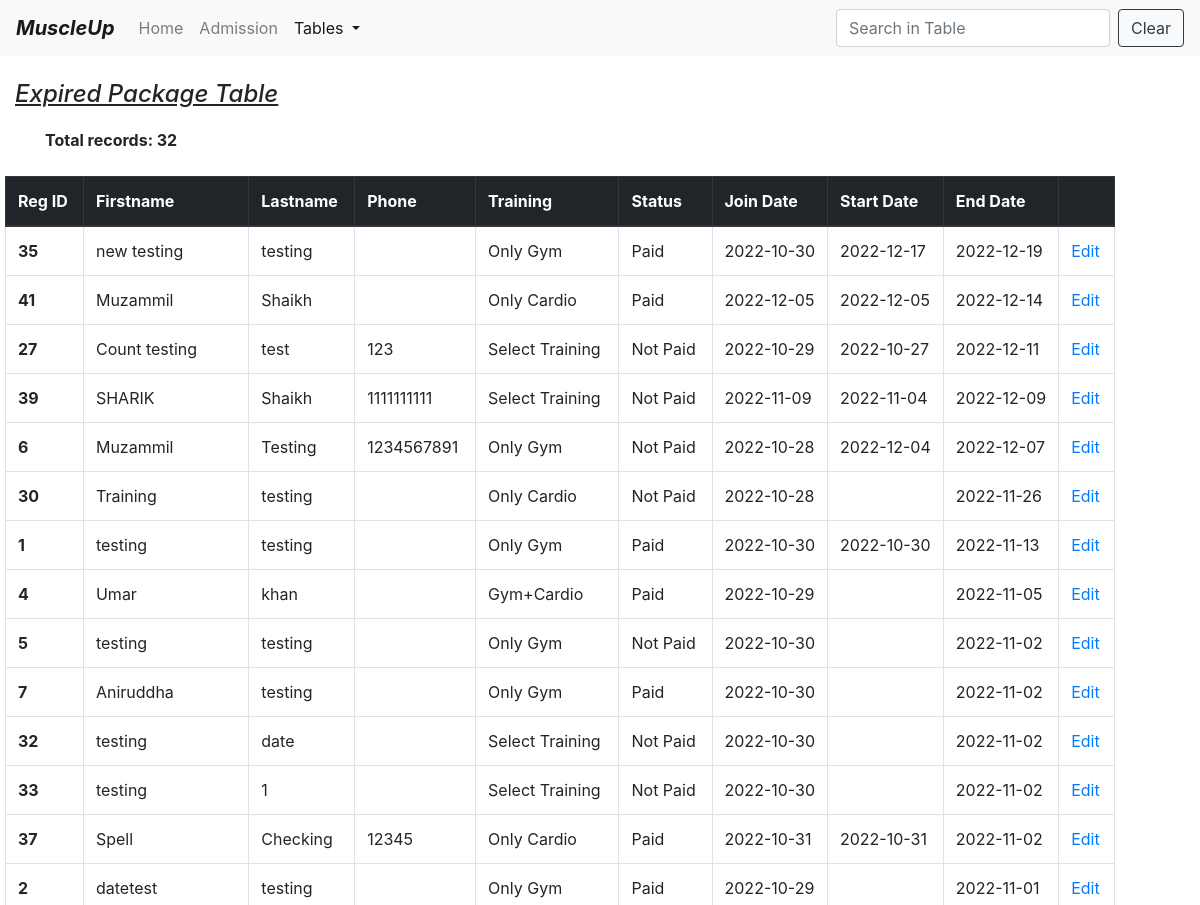
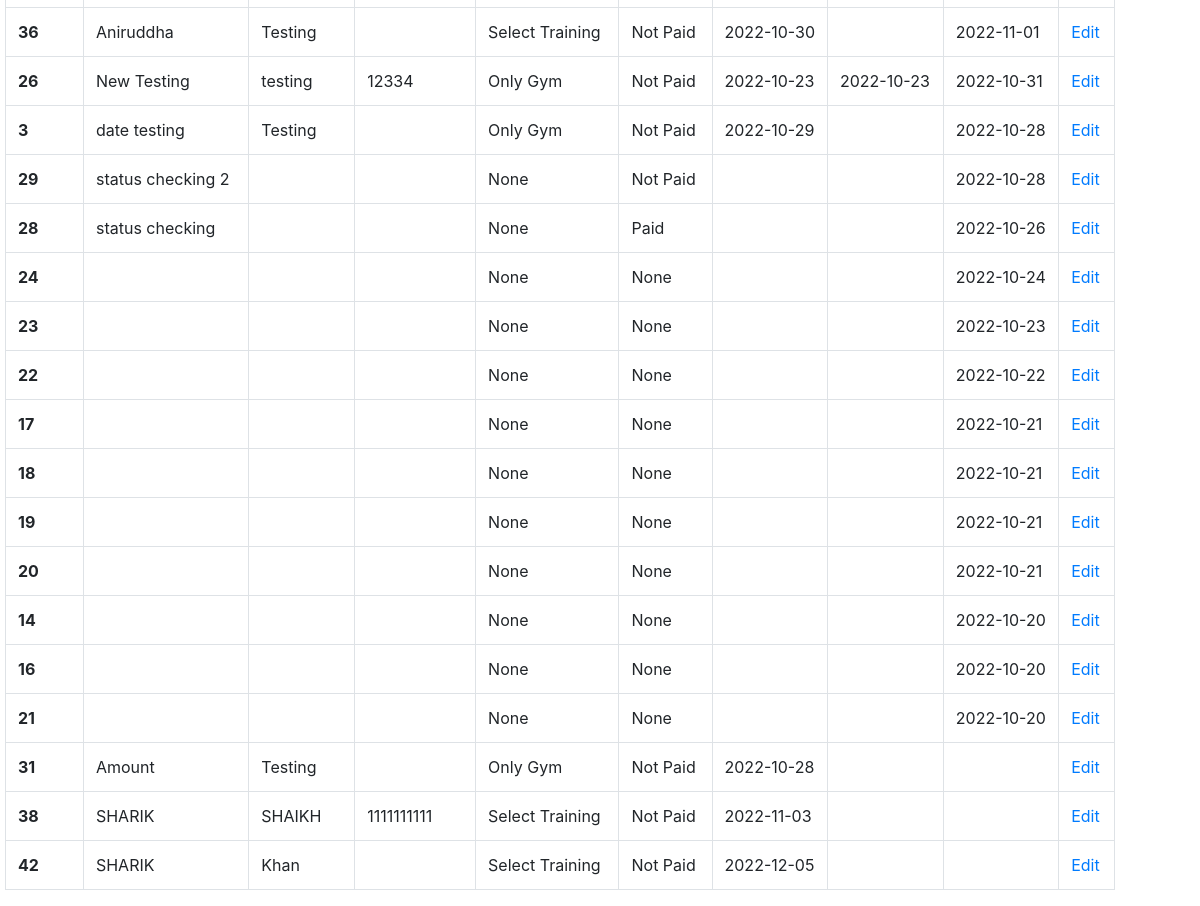
The app's page /expiryTable (signed in) with its own data (2 pictures, top to bottom).
### model.py (models this page shows)
class Members(db.Model):
    id = db.Column(db.Integer, primary_key=True)
    firstname = db.Column(db.String(30))
    lastname = db.Column(db.String(30))
    phoneno = db.Column(db.Integer)
    email = db.Column(db.String(30))
    joindate = db.Column(db.String(11))
    startdate = db.Column(db.String(11))
    enddate = db.Column(db.String(11))
    address = db.Column(db.String(100))
    status = db.Column(db.String(10))
    training = db.Column(db.String(10))
    amount = db.Column(db.Integer)

### app.py (the view)
@app.route("/expiryTable")
def expiry_table():
    try:
        if "username" not in session:
            flash("Please log in first")
            return render_template("login.html")
        today = datetime.datetime.now().date()
        expire = today + datetime.timedelta(days=2)
        total_rows = Members.query.filter(Members.enddate <= expire).count()
        member = Members.query.filter(Members.enddate <= expire).order_by(Members.enddate.desc()).all()
        return render_template('expiryTable.html', member=member, total_rows=total_rows)
    except:
        return make_response("Something went wrong. Call Developer!")

### templates/expiryTable.html (shortened to what this page needs)
<!DOCTYPE html>
<html lang="en">
<head>
    <link href="https://cdn.jsdelivr.net/npm/bootstrap@4.0.0/dist/css/bootstrap.min.css"
 rel="stylesheet">
</head>
<body>
<nav class="navbar navbar-expand-lg navbar-light bg-light">
    <a class="navbar-brand" href="/home"><b><i>MuscleUp</i></b></a>
    <div class="collapse navbar-collapse" id="navbarSupportedContent">
        <ul class="navbar-nav mr-auto">
            <li class="nav-item ">
                <a class="nav-link" href="/home">Home <span class="sr-only">(current)</span></a>
            </li>
            <li class="nav-item">
                <a class="nav-link" href="/form">Admission</a>
            </li>
            <li class="nav-item dropdown active">
                <a aria-expanded="false" aria-haspopup="true" class="nav-link dropdown-toggle" data-toggle="dropdown"
                   href="#"
                   id="navbarDropdown" role="button">
                    Tables
                </a>
            </li>
        </ul>
        <form class="form-inline my-2 my-lg-0">
            <input aria-label="Search" class="form-control mr-sm-2" id="myInput" onkeyup="myFunction()" placeholder="Search in Table"
                   type="search">
            <button class="btn btn-outline-dark my-2 my-sm-0" onclick="document.getElementById('myInput').value = ''">Clear</button>
        </form>
    </div>
</nav>
<br>
<div class="container" >
     <div class="row">
        <div class="col" style="margin-left:-30px">
            <h4><u><i>Expired Package Table</i></u><br></h4>
        </div>
        <br><br>
    </div>
    <div class="row">
        <div class="col">
            <label><strong>Total records: {{total_rows}}</strong></label>
        </div>
        <br><br>
    </div>
    <div class="row">
        <div class="col md-12" style="margin-left:-40px">
            <table class="table table-bordered table-hover " id="myTable">
        <thead class="thead-dark">
        <tr>
            <th scope="col">Reg ID</th>
            <th scope="col">Firstname</th>
            <th scope="col">Lastname</th>
            <th scope="col">Phone</th>
            <th scope="col">Training</th>
            <th scope="col">Status</th>
            <th scope="col" style="width:110px">Join Date</th>
            <th scope="col" style="width:110px">Start Date</th>
            <th scope="col" style="width:110px">End Date</th>
            <th scope="col"></th>
        </tr>
        </thead>
        <tbody>
        {% for i in member %}
        <tr>
            <th scope="row">{{i.id}}</th>
            <td>{{i.firstname}}</td>
            <td>{{i.lastname}}</td>
            <td>{{i.phoneno}}</td>
            <td>{{i.training}}</td>
            <td>{{i.status}}</td>
            <td style="white-space:nowrap">{{i.joindate}}</td>
            <td style="white-space:nowrap">{{i.startdate}}</td>
            <td style="white-space:nowrap">{{i.enddate}}</td>
            <td><a href="/editExpiry/{{i.id}}">Edit</a></td>
        </tr>
        {% endfor %}
        </tbody>
    </table>
        </div>
    </div>
</div>
</body>
</html>

### records on screen
Members: id "35", firstname "new testing", lastname "testing", training "Only Gym", status "Paid", joindate "2022-10-30", startdate "2022-12-17", enddate "2022-12-19"
Members: id "41", firstname "Muzammil", lastname "Shaikh", training "Only Cardio", status "Paid", joindate "2022-12-05", startdate "2022-12-05", enddate "2022-12-14"
Members: id "27", firstname "Count testing", lastname "test", phoneno "123", training "Select Training", status "Not Paid", joindate "2022-10-29", startdate "2022-10-27", enddate "2022-12-11"
Members: id "39", firstname "SHARIK", lastname "Shaikh", phoneno "1111111111", training "Select Training", status "Not Paid", joindate "2022-11-09", startdate "2022-11-04", enddate "2022-12-09"
Members: id "6", firstname "Muzammil", lastname "Testing", phoneno "1234567891", training "Only Gym", status "Not Paid", joindate "2022-10-28", startdate "2022-12-04", enddate "2022-12-07"
Members: id "30", firstname "Training", lastname "testing", training "Only Cardio", status "Not Paid", joindate "2022-10-28", enddate "2022-11-26"
Members: id "1", firstname "testing", lastname "testing", training "Only Gym", status "Paid", joindate "2022-10-30", startdate "2022-10-30", enddate "2022-11-13"
Members: id "4", firstname "Umar", lastname "khan", training "Gym+Cardio", status "Paid", joindate "2022-10-29", enddate "2022-11-05"
Members: id "5", firstname "testing", lastname "testing", training "Only Gym", status "Not Paid", joindate "2022-10-30", enddate "2022-11-02"
Members: id "7", firstname "Aniruddha", lastname "testing", training "Only Gym", status "Paid", joindate "2022-10-30", enddate "2022-11-02"
Members: id "32", firstname "testing", lastname "date", training "Select Training", status "Not Paid", joindate "2022-10-30", enddate "2022-11-02"
Members: id "33", firstname "testing", lastname "1", training "Select Training", status "Not Paid", joindate "2022-10-30", enddate "2022-11-02"
Members: id "37", firstname "Spell", lastname "Checking", phoneno "12345", training "Only Cardio", status "Paid", joindate "2022-10-31", startdate "2022-10-31", enddate "2022-11-02"
Members: id "2", firstname "datetest", lastname "testing", training "Only Gym", status "Paid", joindate "2022-10-29", enddate "2022-11-01"
Members: id "36", firstname "Aniruddha", lastname "Testing", training "Select Training", status "Not Paid", joindate "2022-10-30", enddate "2022-11-01"
Members: id "26", firstname "New Testing", lastname "testing", phoneno "12334", training "Only Gym", status "Not Paid", joindate "2022-10-23", startdate "2022-10-23", enddate "2022-10-31"
Members: id "3", firstname "date testing", lastname "Testing", training "Only Gym", status "Not Paid", joindate "2022-10-29", enddate "2022-10-28"
Members: id "29", firstname "status checking 2", training "None", status "Not Paid", enddate "2022-10-28"
Members: id "28", firstname "status checking", training "None", status "Paid", enddate "2022-10-26"
Members: id "24", training "None", status "None", enddate "2022-10-24"
Members: id "23", training "None", status "None", enddate "2022-10-23"
Members: id "22", training "None", status "None", enddate "2022-10-22"
Members: id "17", training "None", status "None", enddate "2022-10-21"
Members: id "18", training "None", status "None", enddate "2022-10-21"
Members: id "19", training "None", status "None", enddate "2022-10-21"
Members: id "20", training "None", status "None", enddate "2022-10-21"
Members: id "14", training "None", status "None", enddate "2022-10-20"
Members: id "16", training "None", status "None", enddate "2022-10-20"
Members: id "21", training "None", status "None", enddate "2022-10-20"
Members: id "31", firstname "Amount", lastname "Testing", training "Only Gym", status "Not Paid", joindate "2022-10-28"
Members: id "38", firstname "SHARIK", lastname "SHAIKH", phoneno "1111111111", training "Select Training", status "Not Paid", joindate "2022-11-03"
Members: id "42", firstname "SHARIK", lastname "Khan", training "Select Training", status "Not Paid", joindate "2022-12-05"

### other values on screen
{{ total_rows }} "32"
